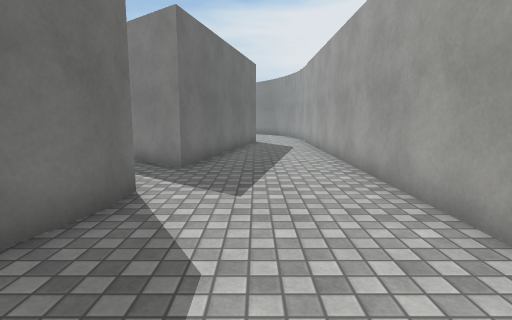
[1] (above)

16 first-person views from a walk through a scene from a Unity 3-D project. The camera is 1.3 m above the floor, tilts 8° down and sees 80° across. The floor is counted in squares, 1 m on a side. Each view is taken from the middle of a square. On the plan, view 1 faces up. The plan holds only what a view shows up to about 14 squares ahead; the rest is blank. The place goes on beyond the plan. The player is left out. Surface patterns are stand-ins for the level's own textures.

[2]
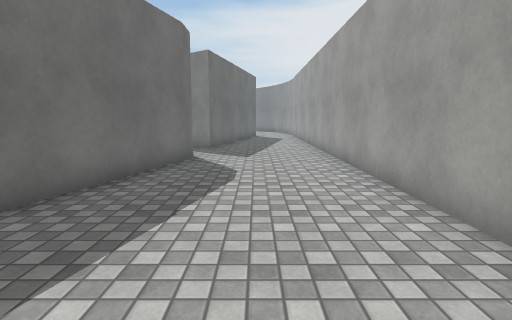

[3]
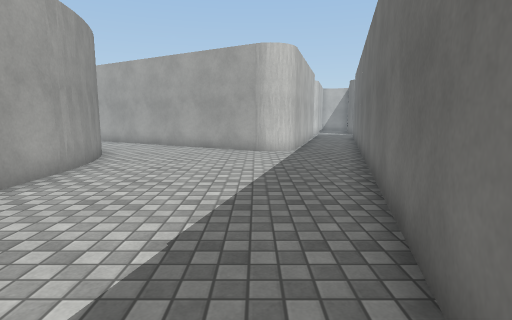

[4]
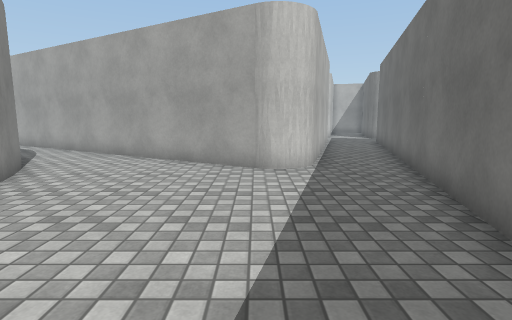

[5]
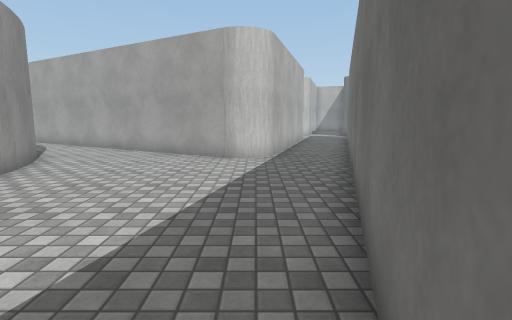

[6]
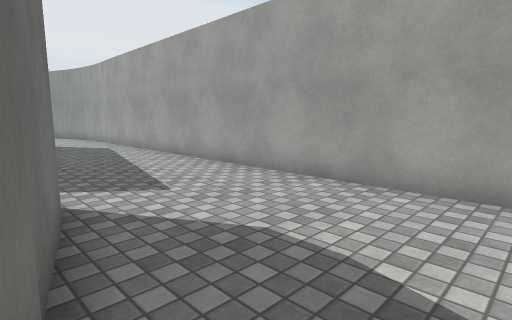

[7]
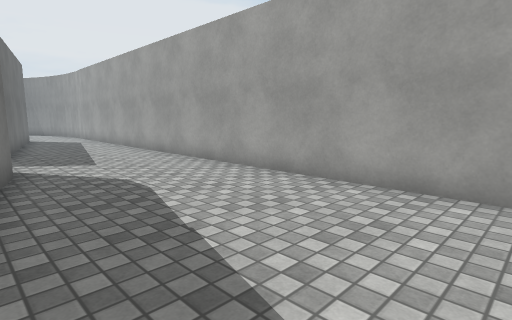

[8]
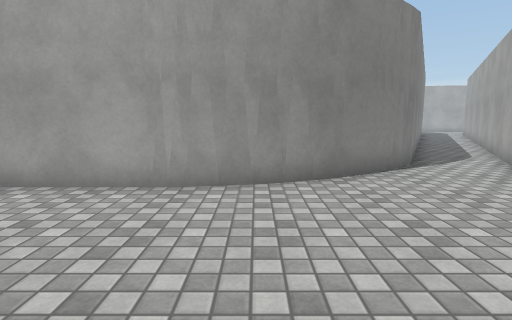

[9]
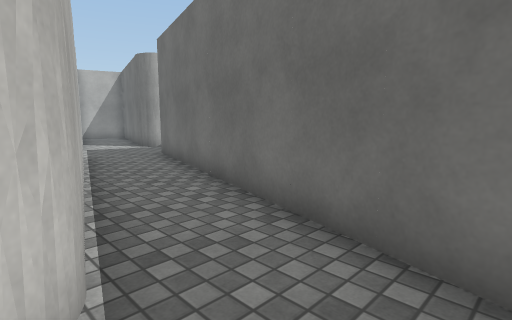

[10]
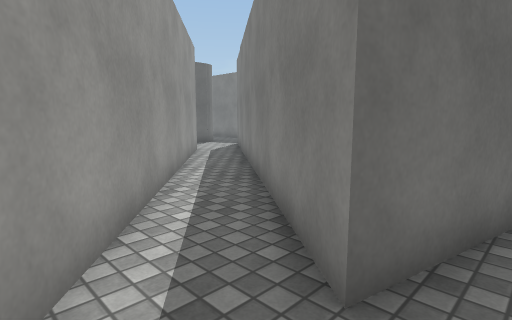

[11]
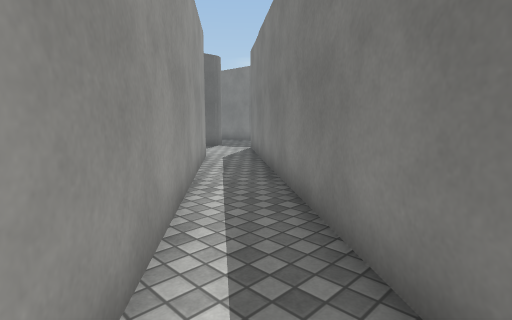

[12]
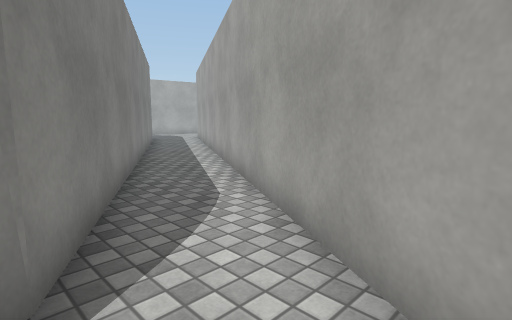

[13]
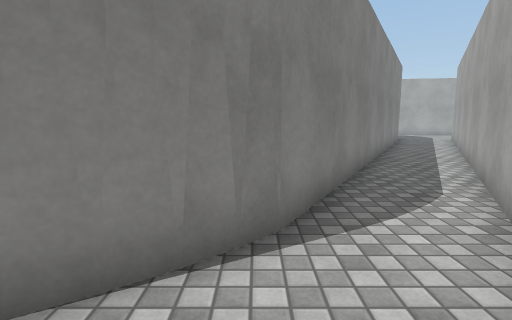

[14]
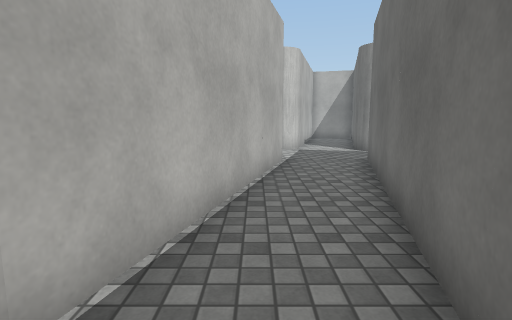

[15]
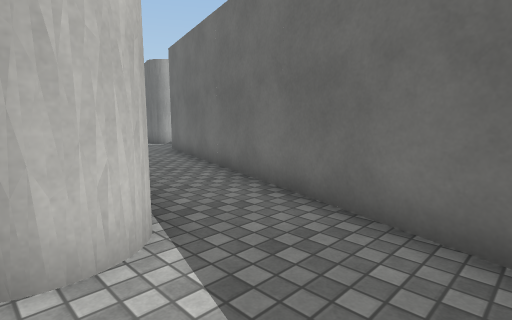

[16]
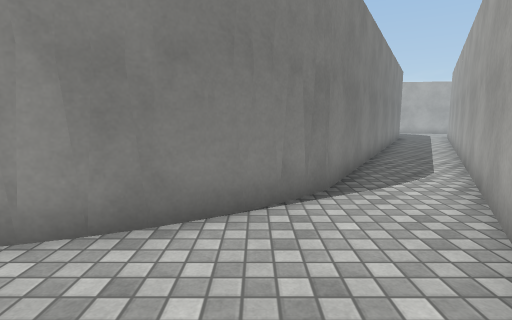

### Floor plan
Points are (right, up) in squares from view 1. A wall is a line through its corners. A room is listed if a view was taken in it or the views show most of it. See-through windows are left out.
Room 1 (views 1, 2, 3, 4, 5, 6, 7, 8, 9, 10, 12, 13, 14, 15, 16)
walls: (2.6, -5.9) (2.6, 12.5); (-2.1, 4.3) (-6.2, -10.3); (-2.1, 5.4) (-2.1, 4.1); (2.9, -7.2) (2.6, -5.7); (3.4, -8.7) (2.8, -6.9); (-2.1, -9.7) (4.1, -13.3); (4.5, -10.4) (3.4, -8.8); (5.2, -11.2) (4.4, -10.2); (-0.8, 12.6) (-1.9, 7.8)
ways out: opening at (-2, 7) to room 2; opening at (-5, -11) to room 3; opening at (5, -12) to room 4
Room 2 (view 11)
walls: (-5, 7.7) (-2.9, 6); (-1.9, 7.8) (-4.2, 9.6)
ways out: opening at (-2, 7) to room 1; opening at (-4, 9)
Room 3 (no view inside)
walls: (-6.2, -10.3) (-7.3, -14.1); (-4.8, -14.8) (-3.6, -10.3)
ways out: opening at (-5, -11) to room 1; opening at (-6, -15) to room 5
Room 4 (no view inside)
walls: (4.1, -13.3) (7.1, -15); (8, -12.8) (5.2, -11.2)
ways out: opening at (5, -12) to room 1; opening at (8, -14)
Room 5 (no view inside)
walls: (-7.3, -14.1) (-8.2, -17.5); (-5.6, -17.6) (-4.8, -14.8)
ways out: opening at (-6, -15) to room 3

Where each view was taken, in squares from view 1:
view 1: 0 up, 0 right, facing up
view 2: 5 down, 0 right, facing up
view 3: 2 up, 2 left, facing down
view 4: 2 down, 2 left, facing down
view 5: 0 up, 3 left, facing down
view 6: 0 up, 3 left, facing up-right
view 7: 4 down, 3 left, facing up-right
view 8: 7 down, 3 left, facing right
view 9: 8 down, 3 left, facing down-left
view 10: 6 up, 1 left, facing up-left
view 11: 7 up, 3 left, facing up-left
view 12: 11 down, 3 right, facing down-right
view 13: 11 down, 2 right, facing right
view 14: 9 down, 5 left, facing down
view 15: 7 down, 2 left, facing down-left
view 16: 10 down, 0 right, facing right
